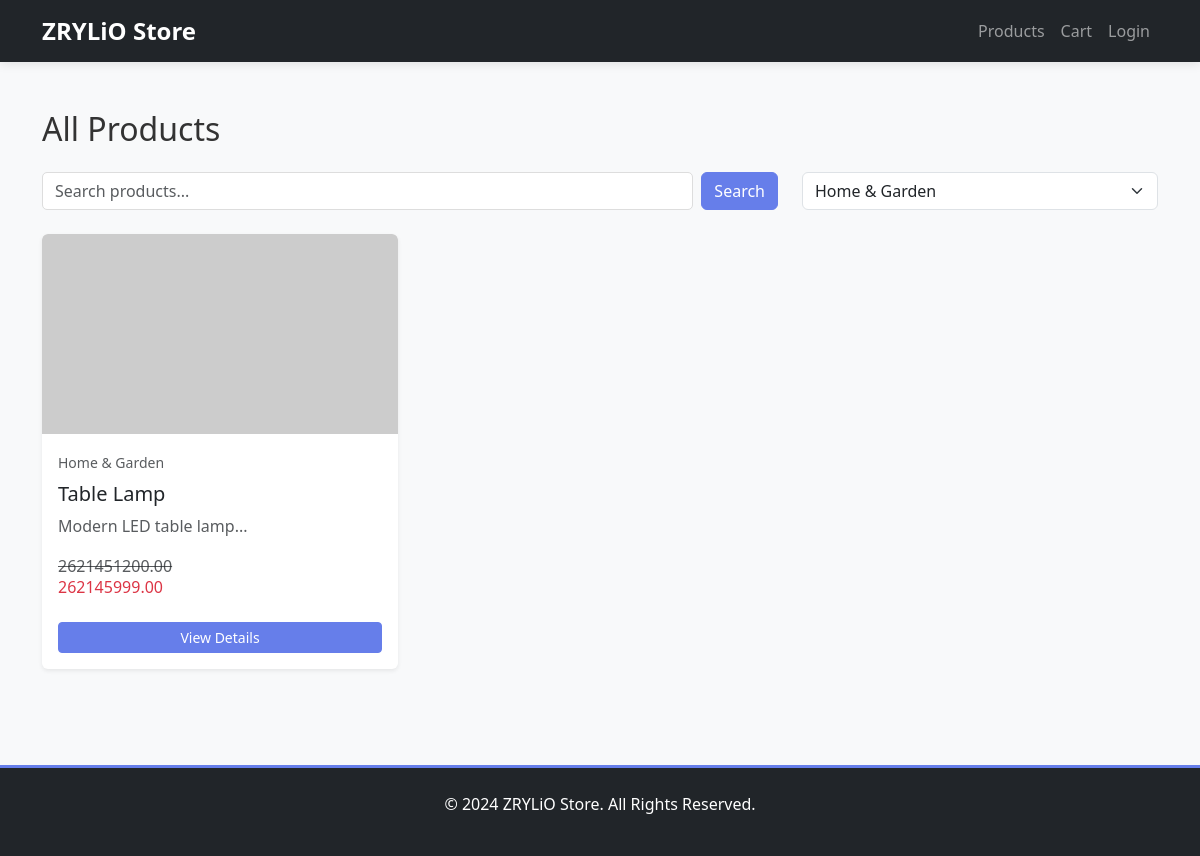
Screenshot of /products.php?category=3 with the database file from the repository.
### tables this page shows
CREATE TABLE products (
    id INT PRIMARY KEY AUTO_INCREMENT,
    category_id INT NOT NULL,
    name VARCHAR(200) NOT NULL,
    slug VARCHAR(200) UNIQUE,
    description TEXT,
    price DECIMAL(10, 2) NOT NULL,
    discount_price DECIMAL(10, 2),
    stock INT DEFAULT 0,
    image VARCHAR(255),
    gallery JSON,
    status ENUM('active', 'inactive') DEFAULT 'active',
    created_at TIMESTAMP DEFAULT CURRENT_TIMESTAMP,
    updated_at TIMESTAMP DEFAULT CURRENT_TIMESTAMP ON UPDATE CURRENT_TIMESTAMP,
    FOREIGN KEY (category_id) REFERENCES categories(id) ON DELETE CASCADE
);

CREATE TABLE categories (
    id INT PRIMARY KEY AUTO_INCREMENT,
    name VARCHAR(100) NOT NULL,
    slug VARCHAR(100) UNIQUE,
    description TEXT,
    image VARCHAR(255),
    created_at TIMESTAMP DEFAULT CURRENT_TIMESTAMP
);

### products.php (the view, shortened to what this page needs)
<?php
require_once 'config.php';
$category_id = isset($_GET['category']) ? intval($_GET['category']) : null;
$search = isset($_GET['search']) ? $db->real_escape_string($_GET['search']) : '';
$query = "SELECT p.*, c.name as category_name FROM products p JOIN categories c ON p.category_id = c.id WHERE p.status = 'active'";
if ($category_id) {
    $query .= " AND p.category_id = $category_id";
}
$result = $db->query($query);
$products = $result->fetch_all(MYSQLI_ASSOC);
$cat_query = "SELECT * FROM categories";
$cat_result = $db->query($cat_query);
$categories = $cat_result->fetch_all(MYSQLI_ASSOC);
?>
<!DOCTYPE html>
<html lang="en">
<head>
    <link rel="stylesheet" href="https://cdn.jsdelivr.net/npm/bootstrap@5.3.0/dist/css/bootstrap.min.css">
    <link rel="stylesheet" href="css/style.css">
</head>
<body>
    <nav class="navbar navbar-expand-lg navbar-dark bg-dark sticky-top">
        <div class="container">
            <a class="navbar-brand fw-bold" href="index.php"><?php echo SITE_NAME; ?></a>
            <div class="collapse navbar-collapse" id="navbarNav">
                <ul class="navbar-nav ms-auto">
                    <li class="nav-item"><a class="nav-link" href="products.php">Products</a></li>
                    <li class="nav-item"><a class="nav-link" href="cart.php">Cart</a></li>
                    <?php if (isset($_SESSION['user_id'])): ?>
                        <li class="nav-item"><a class="nav-link" href="customer-dashboard.php">Dashboard</a></li>
                        <li class="nav-item"><a class="nav-link" href="logout.php">Logout</a></li>
                    <?php else: ?>
                        <li class="nav-item"><a class="nav-link" href="login.php">Login</a></li>
                    <?php endif; ?>
                </ul>
            </div>
        </div>
    </nav>
    <section class="py-5">
        <div class="container">
            <h2 class="mb-4">All Products</h2>
            <div class="row mb-4">
                <div class="col-md-8">
                    <form method="GET" class="d-flex gap-2">
                        <input type="text" name="search" class="form-control" placeholder="Search products..." value="<?php echo $search; ?>">
                        <button type="submit" class="btn btn-primary">Search</button>
                    </form>
                </div>
                <div class="col-md-4">
                    <select class="form-select" onchange="window.location.href='products.php?category=' + this.value">
                        <?php foreach ($categories as $cat): ?>
                            <option value="<?php echo $cat['id']; ?>" <?php echo ($category_id == $cat['id']) ? 'selected' : ''; ?>>
                                <?php echo $cat['name']; ?>
                            </option>
                        <?php endforeach; ?>
                    </select>
                </div>
            </div>
            <div class="row g-4">
                <?php if (count($products) > 0): ?>
                    <?php foreach ($products as $product): ?>
                    <div class="col-md-6 col-lg-4">
                        <div class="product-card card h-100 shadow-sm">
                            <img src="https://via.placeholder.com/300x200" class="card-img-top" alt="<?php echo $product['name']; ?>">
                            <div class="card-body">
                                <small class="text-muted"><?php echo $product['category_name']; ?></small>
                                <h5 class="card-title mt-2"><?php echo $product['name']; ?></h5>
                                <p class="card-text text-muted"><?php echo substr($product['description'], 0, 60); ?>...</p>
                                <div class="d-flex justify-content-between align-items-center mt-3">
                                    <div>
                                        <?php if ($product['discount_price']): ?>
                                            <span class="text-muted"><del><?php echo CURRENCY_SYMBOL; echo $product['price']; ?></del></span>
                                            <h6 class="text-danger"><?php echo CURRENCY_SYMBOL; echo $product['discount_price']; ?></h6>
                                        <?php else: ?>
                                            <h6><?php echo CURRENCY_SYMBOL; echo $product['price']; ?></h6>
                                        <?php endif; ?>
                                    </div>
                                </div>
                                <a href="product-details.php?id=<?php echo $product['id']; ?>" class="btn btn-primary btn-sm mt-3 w-100">View Details</a>
                            </div>
                        </div>
                    </div>
                    <?php endforeach; ?>
                <?php else: ?>
                    <div class="col-12">
                        <div class="alert alert-info text-center">No products found.</div>
                    </div>
                <?php endif; ?>
            </div>
        </div>
    </section>
    <footer class="bg-dark text-white py-4 mt-5">
        <div class="container text-center">
            <p>&copy; 2024 ZRYLiO Store. All Rights Reserved.</p>
        </div>
    </footer>
</body>
</html>

### css/style.css (style rules this page uses)
* { margin: 0; padding: 0; box-sizing: border-box; }
body { font-family: 'Segoe UI', Tahoma, Geneva, Verdana, sans-serif; background-color: #f8f9fa; color: #333; }
.product-card { transition: transform 0.3s, box-shadow 0.3s; border: none; overflow: hidden; }
.product-card img { height: 200px; object-fit: cover; }
.navbar { box-shadow: 0 2px 10px rgba(0, 0, 0, 0.1); }
.navbar-brand { font-size: 1.5rem; color: #fff !important; }
.form-control { border-radius: 5px; border: 1px solid #ddd; }
.btn-primary { background-color: #667eea; border-color: #667eea; }
footer { background-color: #1a1a1a; border-top: 3px solid #667eea; }

### rows the page displays
products: category.name "Home & Garden", name "Table Lamp", description "Modern LED table lamp", price "1200.00", discount_price "999.00"

### other values shown
SITE_NAME "ZRYLiO Store"
form field value "Home & Garden"
